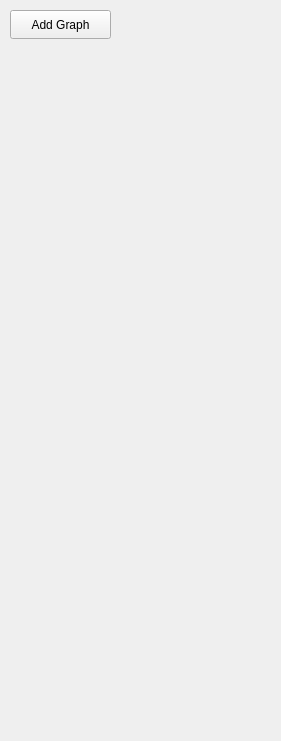
<?xml version="1.0" encoding="UTF-8"?>
<ui version="4.0">
 <class>ListWindow</class>
 <widget class="QMainWindow" name="ListWindow">
  <property name="geometry">
   <rect>
    <x>0</x>
    <y>0</y>
    <width>281</width>
    <height>741</height>
   </rect>
  </property>
  <property name="windowTitle">
   <string>Channels</string>
  </property>
  <widget class="QWidget" name="centralWidget">
   <widget class="QPushButton" name="add">
    <property name="geometry">
     <rect>
      <x>10</x>
      <y>10</y>
      <width>101</width>
      <height>29</height>
     </rect>
    </property>
    <property name="text">
     <string>Add Graph</string>
    </property>
   </widget>
  </widget>
 </widget>
 <layoutdefault spacing="6" margin="11"/>
 <resources/>
 <connections/>
</ui>
